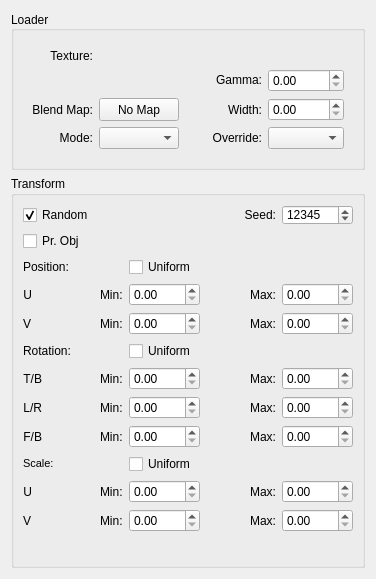
 <widget class="QWidget" name="UI">
  <property name="enabled">
   <bool>true</bool>
  </property>
  <property name="geometry">
   <rect>
    <x>0</x>
    <y>0</y>
    <width>360</width>
    <height>537</height>
   </rect>
  </property>
  <property name="sizePolicy">
   <sizepolicy hsizetype="Fixed" vsizetype="Preferred">
    <horstretch>0</horstretch>
    <verstretch>0</verstretch>
   </sizepolicy>
  </property>
  <property name="windowTitle">
   <string>Form</string>
  </property>
  <layout class="QGridLayout" name="gridLayout_7">
   <item row="0" column="0">
    <widget class="QGroupBox" name="groupBox_3">
     <property name="sizePolicy">
      <sizepolicy hsizetype="Preferred" vsizetype="Preferred">
       <horstretch>0</horstretch>
       <verstretch>0</verstretch>
      </sizepolicy>
     </property>
     <property name="focusPolicy">
      <enum>Qt::StrongFocus</enum>
     </property>
     <property name="toolTipDuration">
      <number>-3</number>
     </property>
     <property name="title">
      <string>Loader</string>
     </property>
     <property name="alignment">
      <set>Qt::AlignLeading|Qt::AlignLeft|Qt::AlignVCenter</set>
     </property>
     <property name="flat">
      <bool>false</bool>
     </property>
     <property name="checkable">
      <bool>false</bool>
     </property>
     <property name="checked">
      <bool>false</bool>
     </property>
     <layout class="QGridLayout" name="gridLayout_6" columnstretch="0">
      <item row="0" column="0">
       <widget class="QWidget" name="Texture" native="true">
        <property name="enabled">
         <bool>true</bool>
        </property>
        <layout class="QGridLayout" name="gridLayout_3">
         <item row="2" column="5">
          <widget class="MaxSDK::QmaxDoubleSpinBox" name="Gamma">
           <property name="sizePolicy">
            <sizepolicy hsizetype="Minimum" vsizetype="Fixed">
             <horstretch>0</horstretch>
             <verstretch>0</verstretch>
            </sizepolicy>
           </property>
           <property name="layoutDirection">
            <enum>Qt::LeftToRight</enum>
           </property>
          </widget>
         </item>
         <item row="0" column="3" colspan="3">
          <widget class="MaxSDK::UI::QmaxFileChooser" name="Tex1" native="true">
           <property name="sizePolicy">
            <sizepolicy hsizetype="Preferred" vsizetype="Preferred">
             <horstretch>0</horstretch>
             <verstretch>0</verstretch>
            </sizepolicy>
           </property>
           <property name="minimumSize">
            <size>
             <width>245</width>
             <height>0</height>
            </size>
           </property>
          </widget>
         </item>
         <item row="0" column="1">
          <widget class="QLabel" name="label_2">
           <property name="sizePolicy">
            <sizepolicy hsizetype="Preferred" vsizetype="Preferred">
             <horstretch>0</horstretch>
             <verstretch>0</verstretch>
            </sizepolicy>
           </property>
           <property name="text">
            <string>Texture:</string>
           </property>
           <property name="alignment">
            <set>Qt::AlignRight|Qt::AlignTrailing|Qt::AlignVCenter</set>
           </property>
          </widget>
         </item>
         <item row="5" column="1">
          <widget class="QLabel" name="label_43">
           <property name="sizePolicy">
            <sizepolicy hsizetype="Maximum" vsizetype="Preferred">
             <horstretch>0</horstretch>
             <verstretch>0</verstretch>
            </sizepolicy>
           </property>
           <property name="text">
            <string>Blend Map:</string>
           </property>
           <property name="alignment">
            <set>Qt::AlignRight|Qt::AlignTrailing|Qt::AlignVCenter</set>
           </property>
          </widget>
         </item>
         <item row="5" column="5">
          <widget class="MaxSDK::QmaxDoubleSpinBox" name="blur">
           <property name="sizePolicy">
            <sizepolicy hsizetype="Minimum" vsizetype="Fixed">
             <horstretch>0</horstretch>
             <verstretch>0</verstretch>
            </sizepolicy>
           </property>
           <property name="contextMenuPolicy">
            <enum>Qt::DefaultContextMenu</enum>
           </property>
           <property name="toolTip">
            <string/>
           </property>
           <property name="toolTipDuration">
            <number>-1</number>
           </property>
           <property name="whatsThis">
            <string/>
           </property>
           <property name="maximum">
            <double>99.989999999999995</double>
           </property>
          </widget>
         </item>
         <item row="5" column="4">
          <widget class="QLabel" name="label">
           <property name="sizePolicy">
            <sizepolicy hsizetype="Minimum" vsizetype="Preferred">
             <horstretch>0</horstretch>
             <verstretch>0</verstretch>
            </sizepolicy>
           </property>
           <property name="text">
            <string>Width:</string>
           </property>
           <property name="alignment">
            <set>Qt::AlignRight|Qt::AlignTrailing|Qt::AlignVCenter</set>
           </property>
          </widget>
         </item>
         <item row="2" column="4">
          <widget class="QLabel" name="label_22">
           <property name="sizePolicy">
            <sizepolicy hsizetype="Minimum" vsizetype="Fixed">
             <horstretch>0</horstretch>
             <verstretch>0</verstretch>
            </sizepolicy>
           </property>
           <property name="text">
            <string>Gamma:</string>
           </property>
           <property name="alignment">
            <set>Qt::AlignRight|Qt::AlignTrailing|Qt::AlignVCenter</set>
           </property>
          </widget>
         </item>
         <item row="7" column="5">
          <widget class="QComboBox" name="Override">
           <property name="sizePolicy">
            <sizepolicy hsizetype="Minimum" vsizetype="Fixed">
             <horstretch>0</horstretch>
             <verstretch>0</verstretch>
            </sizepolicy>
           </property>
          </widget>
         </item>
         <item row="7" column="4">
          <widget class="QLabel" name="label_24">
           <property name="sizePolicy">
            <sizepolicy hsizetype="Minimum" vsizetype="Preferred">
             <horstretch>0</horstretch>
             <verstretch>0</verstretch>
            </sizepolicy>
           </property>
           <property name="text">
            <string>Override:</string>
           </property>
           <property name="alignment">
            <set>Qt::AlignRight|Qt::AlignTrailing|Qt::AlignVCenter</set>
           </property>
          </widget>
         </item>
         <item row="5" column="3">
          <widget class="QPushButton" name="BlendMap_map">
           <property name="sizePolicy">
            <sizepolicy hsizetype="Preferred" vsizetype="Preferred">
             <horstretch>0</horstretch>
             <verstretch>0</verstretch>
            </sizepolicy>
           </property>
           <property name="text">
            <string>No Map</string>
           </property>
          </widget>
         </item>
         <item row="7" column="3">
          <widget class="QComboBox" name="Mode"/>
         </item>
         <item row="7" column="1">
          <widget class="QLabel" name="label_3">
           <property name="text">
            <string>Mode:</string>
           </property>
           <property name="alignment">
            <set>Qt::AlignRight|Qt::AlignTrailing|Qt::AlignVCenter</set>
           </property>
          </widget>
         </item>
        </layout>
       </widget>
      </item>
     </layout>
    </widget>
   </item>
   <item row="2" column="0">
    <widget class="QGroupBox" name="Transform">
     <property name="title">
      <string>Transform</string>
     </property>
     <property name="checkable">
      <bool>false</bool>
     </property>
     <property name="checked">
      <bool>false</bool>
     </property>
     <layout class="QGridLayout" name="gridLayout_2">
      <item row="19" column="7">
       <widget class="QLabel" name="label_27">
        <property name="text">
         <string>Max:</string>
        </property>
        <property name="alignment">
         <set>Qt::AlignRight|Qt::AlignTrailing|Qt::AlignVCenter</set>
        </property>
       </widget>
      </item>
      <item row="25" column="2">
       <widget class="MaxSDK::QmaxDoubleSpinBox" name="scaleU">
        <property name="sizePolicy">
         <sizepolicy hsizetype="Minimum" vsizetype="Fixed">
          <horstretch>0</horstretch>
          <verstretch>0</verstretch>
         </sizepolicy>
        </property>
       </widget>
      </item>
      <item row="14" column="7">
       <widget class="QLabel" name="label_25">
        <property name="text">
         <string>Max:</string>
        </property>
        <property name="alignment">
         <set>Qt::AlignRight|Qt::AlignTrailing|Qt::AlignVCenter</set>
        </property>
       </widget>
      </item>
      <item row="25" column="7">
       <widget class="QLabel" name="label_30">
        <property name="text">
         <string>Max:</string>
        </property>
        <property name="alignment">
         <set>Qt::AlignRight|Qt::AlignTrailing|Qt::AlignVCenter</set>
        </property>
       </widget>
      </item>
      <item row="26" column="7">
       <widget class="QLabel" name="label_41">
        <property name="text">
         <string>Max:</string>
        </property>
        <property name="alignment">
         <set>Qt::AlignRight|Qt::AlignTrailing|Qt::AlignVCenter</set>
        </property>
       </widget>
      </item>
      <item row="15" column="0">
       <widget class="QLabel" name="label_17">
        <property name="sizePolicy">
         <sizepolicy hsizetype="Maximum" vsizetype="Preferred">
          <horstretch>0</horstretch>
          <verstretch>0</verstretch>
         </sizepolicy>
        </property>
        <property name="text">
         <string>V</string>
        </property>
        <property name="alignment">
         <set>Qt::AlignRight|Qt::AlignTrailing|Qt::AlignVCenter</set>
        </property>
       </widget>
      </item>
      <item row="1" column="7">
       <widget class="QLabel" name="label_23">
        <property name="enabled">
         <bool>true</bool>
        </property>
        <property name="sizePolicy">
         <sizepolicy hsizetype="Preferred" vsizetype="Preferred">
          <horstretch>0</horstretch>
          <verstretch>0</verstretch>
         </sizepolicy>
        </property>
        <property name="text">
         <string>Seed:</string>
        </property>
        <property name="alignment">
         <set>Qt::AlignRight|Qt::AlignTrailing|Qt::AlignVCenter</set>
        </property>
       </widget>
      </item>
      <item row="15" column="8">
       <widget class="MaxSDK::QmaxDoubleSpinBox" name="PosV_max">
        <property name="sizePolicy">
         <sizepolicy hsizetype="Minimum" vsizetype="Fixed">
          <horstretch>0</horstretch>
          <verstretch>0</verstretch>
         </sizepolicy>
        </property>
       </widget>
      </item>
      <item row="25" column="8">
       <widget class="MaxSDK::QmaxDoubleSpinBox" name="scaleU_max">
        <property name="sizePolicy">
         <sizepolicy hsizetype="Minimum" vsizetype="Fixed">
          <horstretch>0</horstretch>
          <verstretch>0</verstretch>
         </sizepolicy>
        </property>
       </widget>
      </item>
      <item row="21" column="8">
       <widget class="MaxSDK::QmaxDoubleSpinBox" name="Rotx_max">
        <property name="sizePolicy">
         <sizepolicy hsizetype="Minimum" vsizetype="Fixed">
          <horstretch>0</horstretch>
          <verstretch>0</verstretch>
         </sizepolicy>
        </property>
       </widget>
      </item>
      <item row="19" column="8">
       <widget class="MaxSDK::QmaxDoubleSpinBox" name="Rotz_max">
        <property name="sizePolicy">
         <sizepolicy hsizetype="Minimum" vsizetype="Fixed">
          <horstretch>0</horstretch>
          <verstretch>0</verstretch>
         </sizepolicy>
        </property>
       </widget>
      </item>
      <item row="20" column="2">
       <widget class="MaxSDK::QmaxDoubleSpinBox" name="Rotx">
        <property name="sizePolicy">
         <sizepolicy hsizetype="Minimum" vsizetype="Fixed">
          <horstretch>0</horstretch>
          <verstretch>0</verstretch>
         </sizepolicy>
        </property>
        <property name="maximum">
         <double>99.000000000000000</double>
        </property>
        <property name="singleStep">
         <double>1.000000000000000</double>
        </property>
       </widget>
      </item>
      <item row="26" column="8">
       <widget class="MaxSDK::QmaxDoubleSpinBox" name="scaleV_max">
        <property name="sizePolicy">
         <sizepolicy hsizetype="Minimum" vsizetype="Fixed">
          <horstretch>0</horstretch>
          <verstretch>0</verstretch>
         </sizepolicy>
        </property>
       </widget>
      </item>
      <item row="26" column="2">
       <widget class="MaxSDK::QmaxDoubleSpinBox" name="scaleV">
        <property name="sizePolicy">
         <sizepolicy hsizetype="Minimum" vsizetype="Fixed">
          <horstretch>0</horstretch>
          <verstretch>0</verstretch>
         </sizepolicy>
        </property>
       </widget>
      </item>
      <item row="14" column="2">
       <widget class="MaxSDK::QmaxDoubleSpinBox" name="PosU">
        <property name="sizePolicy">
         <sizepolicy hsizetype="Minimum" vsizetype="Fixed">
          <horstretch>0</horstretch>
          <verstretch>0</verstretch>
         </sizepolicy>
        </property>
       </widget>
      </item>
      <item row="44" column="8">
       <widget class="QWidget" name="LayerDistort_2" native="true">
        <layout class="QGridLayout" name="gridLayout_8"/>
       </widget>
      </item>
      <item row="19" column="2">
       <widget class="MaxSDK::QmaxDoubleSpinBox" name="Rotz">
        <property name="sizePolicy">
         <sizepolicy hsizetype="Minimum" vsizetype="Fixed">
          <horstretch>0</horstretch>
          <verstretch>0</verstretch>
         </sizepolicy>
        </property>
        <property name="decimals">
         <number>2</number>
        </property>
        <property name="maximum">
         <double>99.000000000000000</double>
        </property>
        <property name="singleStep">
         <double>1.000000000000000</double>
        </property>
       </widget>
      </item>
      <item row="21" column="2">
       <widget class="MaxSDK::QmaxDoubleSpinBox" name="Roty">
        <property name="sizePolicy">
         <sizepolicy hsizetype="Minimum" vsizetype="Fixed">
          <horstretch>0</horstretch>
          <verstretch>0</verstretch>
         </sizepolicy>
        </property>
       </widget>
      </item>
      <item row="15" column="2">
       <widget class="MaxSDK::QmaxDoubleSpinBox" name="PosV">
        <property name="sizePolicy">
         <sizepolicy hsizetype="Minimum" vsizetype="Fixed">
          <horstretch>0</horstretch>
          <verstretch>0</verstretch>
         </sizepolicy>
        </property>
       </widget>
      </item>
      <item row="1" column="8">
       <widget class="MaxSDK::QmaxDoubleSpinBox" name="RandFlip">
        <property name="sizePolicy">
         <sizepolicy hsizetype="Minimum" vsizetype="Ignored">
          <horstretch>0</horstretch>
          <verstretch>0</verstretch>
         </sizepolicy>
        </property>
        <property name="minimumSize">
         <size>
          <width>0</width>
          <height>17</height>
         </size>
        </property>
        <property name="decimals">
         <number>0</number>
        </property>
        <property name="maximum">
         <double>100000.000000000000000</double>
        </property>
        <property name="value">
         <double>12345.000000000000000</double>
        </property>
       </widget>
      </item>
      <item row="20" column="8">
       <widget class="MaxSDK::QmaxDoubleSpinBox" name="Roty_max">
        <property name="sizePolicy">
         <sizepolicy hsizetype="Minimum" vsizetype="Fixed">
          <horstretch>0</horstretch>
          <verstretch>0</verstretch>
         </sizepolicy>
        </property>
       </widget>
      </item>
      <item row="12" column="0">
       <widget class="QLabel" name="label_5">
        <property name="sizePolicy">
         <sizepolicy hsizetype="Minimum" vsizetype="Fixed">
          <horstretch>0</horstretch>
          <verstretch>0</verstretch>
         </sizepolicy>
        </property>
        <property name="text">
         <string>Position:</string>
        </property>
       </widget>
      </item>
      <item row="14" column="1">
       <widget class="QLabel" name="label_31">
        <property name="sizePolicy">
         <sizepolicy hsizetype="Preferred" vsizetype="Preferred">
          <horstretch>0</horstretch>
          <verstretch>0</verstretch>
         </sizepolicy>
        </property>
        <property name="text">
         <string>Min:</string>
        </property>
       </widget>
      </item>
      <item row="11" column="2">
       <spacer name="verticalSpacer_3">
        <property name="orientation">
         <enum>Qt::Vertical</enum>
        </property>
        <property name="sizeType">
         <enum>QSizePolicy::Maximum</enum>
        </property>
        <property name="sizeHint" stdset="0">
         <size>
          <width>20</width>
          <height>20</height>
         </size>
        </property>
       </spacer>
      </item>
      <item row="17" column="0">
       <widget class="QLabel" name="label_20">
        <property name="sizePolicy">
         <sizepolicy hsizetype="Minimum" vsizetype="Fixed">
          <horstretch>0</horstretch>
          <verstretch>0</verstretch>
         </sizepolicy>
        </property>
        <property name="text">
         <string>Rotation:</string>
        </property>
       </widget>
      </item>
      <item row="14" column="0">
       <widget class="QLabel" name="label_15">
        <property name="sizePolicy">
         <sizepolicy hsizetype="Maximum" vsizetype="Preferred">
          <horstretch>0</horstretch>
          <verstretch>0</verstretch>
         </sizepolicy>
        </property>
        <property name="text">
         <string>U</string>
        </property>
        <property name="alignment">
         <set>Qt::AlignRight|Qt::AlignTrailing|Qt::AlignVCenter</set>
        </property>
       </widget>
      </item>
      <item row="16" column="2">
       <spacer name="verticalSpacer_2">
        <property name="orientation">
         <enum>Qt::Vertical</enum>
        </property>
        <property name="sizeType">
         <enum>QSizePolicy::Maximum</enum>
        </property>
        <property name="sizeHint" stdset="0">
         <size>
          <width>20</width>
          <height>20</height>
         </size>
        </property>
       </spacer>
      </item>
      <item row="22" column="2">
       <spacer name="verticalSpacer">
        <property name="orientation">
         <enum>Qt::Vertical</enum>
        </property>
        <property name="sizeType">
         <enum>QSizePolicy::Maximum</enum>
        </property>
        <property name="sizeHint" stdset="0">
         <size>
          <width>20</width>
          <height>20</height>
         </size>
        </property>
       </spacer>
      </item>
      <item row="23" column="2">
       <widget class="QCheckBox" name="scaleUniform">
        <property name="sizePolicy">
         <sizepolicy hsizetype="Minimum" vsizetype="Fixed">
          <horstretch>0</horstretch>
          <verstretch>0</verstretch>
         </sizepolicy>
        </property>
        <property name="text">
         <string>Uniform</string>
        </property>
        <property name="checked">
         <bool>false</bool>
        </property>
        <property name="tristate">
         <bool>false</bool>
        </property>
       </widget>
      </item>
      <item row="19" column="1">
       <widget class="QLabel" name="label_33">
        <property name="sizePolicy">
         <sizepolicy hsizetype="Maximum" vsizetype="Preferred">
          <horstretch>0</horstretch>
          <verstretch>0</verstretch>
         </sizepolicy>
        </property>
        <property name="text">
         <string>Min:</string>
        </property>
       </widget>
      </item>
      <item row="15" column="1">
       <widget class="QLabel" name="label_32">
        <property name="sizePolicy">
         <sizepolicy hsizetype="Preferred" vsizetype="Preferred">
          <horstretch>0</horstretch>
          <verstretch>0</verstretch>
         </sizepolicy>
        </property>
        <property name="text">
         <string>Min:</string>
        </property>
       </widget>
      </item>
      <item row="21" column="1">
       <widget class="QLabel" name="label_35">
        <property name="sizePolicy">
         <sizepolicy hsizetype="Maximum" vsizetype="Preferred">
          <horstretch>0</horstretch>
          <verstretch>0</verstretch>
         </sizepolicy>
        </property>
        <property name="text">
         <string>Min:</string>
        </property>
       </widget>
      </item>
      <item row="17" column="2">
       <widget class="QCheckBox" name="RotUniform">
        <property name="sizePolicy">
         <sizepolicy hsizetype="Minimum" vsizetype="Fixed">
          <horstretch>0</horstretch>
          <verstretch>0</verstretch>
         </sizepolicy>
        </property>
        <property name="text">
         <string>Uniform</string>
        </property>
        <property name="checked">
         <bool>false</bool>
        </property>
       </widget>
      </item>
      <item row="21" column="0">
       <widget class="QLabel" name="label_19">
        <property name="sizePolicy">
         <sizepolicy hsizetype="Maximum" vsizetype="Preferred">
          <horstretch>0</horstretch>
          <verstretch>0</verstretch>
         </sizepolicy>
        </property>
        <property name="text">
         <string>F/B</string>
        </property>
        <property name="alignment">
         <set>Qt::AlignRight|Qt::AlignTrailing|Qt::AlignVCenter</set>
        </property>
       </widget>
      </item>
      <item row="26" column="0">
       <widget class="QLabel" name="label_40">
        <property name="sizePolicy">
         <sizepolicy hsizetype="Maximum" vsizetype="Preferred">
          <horstretch>0</horstretch>
          <verstretch>0</verstretch>
         </sizepolicy>
        </property>
        <property name="text">
         <string>V</string>
        </property>
        <property name="alignment">
         <set>Qt::AlignRight|Qt::AlignTrailing|Qt::AlignVCenter</set>
        </property>
       </widget>
      </item>
      <item row="20" column="7">
       <widget class="QLabel" name="label_28">
        <property name="text">
         <string>Max:</string>
        </property>
        <property name="alignment">
         <set>Qt::AlignRight|Qt::AlignTrailing|Qt::AlignVCenter</set>
        </property>
       </widget>
      </item>
      <item row="21" column="7">
       <widget class="QLabel" name="label_29">
        <property name="text">
         <string>Max:</string>
        </property>
        <property name="alignment">
         <set>Qt::AlignRight|Qt::AlignTrailing|Qt::AlignVCenter</set>
        </property>
       </widget>
      </item>
      <item row="23" column="0">
       <widget class="QLabel" name="label_36">
        <property name="sizePolicy">
         <sizepolicy hsizetype="Minimum" vsizetype="Fixed">
          <horstretch>0</horstretch>
          <verstretch>0</verstretch>
         </sizepolicy>
        </property>
        <property name="font">
         <font>
          <pointsize>8</pointsize>
         </font>
        </property>
        <property name="text">
         <string>Scale:</string>
        </property>
       </widget>
      </item>
      <item row="19" column="0">
       <widget class="QLabel" name="label_13">
        <property name="sizePolicy">
         <sizepolicy hsizetype="Maximum" vsizetype="Preferred">
          <horstretch>0</horstretch>
          <verstretch>0</verstretch>
         </sizepolicy>
        </property>
        <property name="text">
         <string>T/B</string>
        </property>
        <property name="alignment">
         <set>Qt::AlignRight|Qt::AlignTrailing|Qt::AlignVCenter</set>
        </property>
       </widget>
      </item>
      <item row="26" column="1">
       <widget class="QLabel" name="label_39">
        <property name="sizePolicy">
         <sizepolicy hsizetype="Maximum" vsizetype="Preferred">
          <horstretch>0</horstretch>
          <verstretch>0</verstretch>
         </sizepolicy>
        </property>
        <property name="text">
         <string>Min:</string>
        </property>
       </widget>
      </item>
      <item row="1" column="0">
       <widget class="QCheckBox" name="RandVal">
        <property name="sizePolicy">
         <sizepolicy hsizetype="Minimum" vsizetype="Fixed">
          <horstretch>0</horstretch>
          <verstretch>0</verstretch>
         </sizepolicy>
        </property>
        <property name="text">
         <string>Random</string>
        </property>
        <property name="checked">
         <bool>true</bool>
        </property>
        <property name="autoRepeat">
         <bool>true</bool>
        </property>
        <property name="autoExclusive">
         <bool>true</bool>
        </property>
        <property name="tristate">
         <bool>false</bool>
        </property>
       </widget>
      </item>
      <item row="20" column="1">
       <widget class="QLabel" name="label_34">
        <property name="sizePolicy">
         <sizepolicy hsizetype="Maximum" vsizetype="Preferred">
          <horstretch>0</horstretch>
          <verstretch>0</verstretch>
         </sizepolicy>
        </property>
        <property name="text">
         <string>Min:</string>
        </property>
       </widget>
      </item>
      <item row="15" column="7">
       <widget class="QLabel" name="label_26">
        <property name="text">
         <string>Max:</string>
        </property>
        <property name="alignment">
         <set>Qt::AlignRight|Qt::AlignTrailing|Qt::AlignVCenter</set>
        </property>
       </widget>
      </item>
      <item row="25" column="0">
       <widget class="QLabel" name="label_37">
        <property name="sizePolicy">
         <sizepolicy hsizetype="Maximum" vsizetype="Preferred">
          <horstretch>0</horstretch>
          <verstretch>0</verstretch>
         </sizepolicy>
        </property>
        <property name="text">
         <string>U</string>
        </property>
        <property name="alignment">
         <set>Qt::AlignRight|Qt::AlignTrailing|Qt::AlignVCenter</set>
        </property>
       </widget>
      </item>
      <item row="25" column="1">
       <widget class="QLabel" name="label_38">
        <property name="sizePolicy">
         <sizepolicy hsizetype="Maximum" vsizetype="Preferred">
          <horstretch>0</horstretch>
          <verstretch>0</verstretch>
         </sizepolicy>
        </property>
        <property name="text">
         <string>Min:</string>
        </property>
       </widget>
      </item>
      <item row="2" column="0">
       <widget class="QCheckBox" name="InstanceMode">
        <property name="sizePolicy">
         <sizepolicy hsizetype="Minimum" vsizetype="Fixed">
          <horstretch>0</horstretch>
          <verstretch>0</verstretch>
         </sizepolicy>
        </property>
        <property name="text">
         <string>Pr. Obj</string>
        </property>
       </widget>
      </item>
      <item row="12" column="2">
       <widget class="QCheckBox" name="PosUniform">
        <property name="sizePolicy">
         <sizepolicy hsizetype="Minimum" vsizetype="Fixed">
          <horstretch>0</horstretch>
          <verstretch>0</verstretch>
         </sizepolicy>
        </property>
        <property name="text">
         <string>Uniform</string>
        </property>
        <property name="checked">
         <bool>false</bool>
        </property>
       </widget>
      </item>
      <item row="20" column="0">
       <widget class="QLabel" name="label_18">
        <property name="sizePolicy">
         <sizepolicy hsizetype="Maximum" vsizetype="Preferred">
          <horstretch>0</horstretch>
          <verstretch>0</verstretch>
         </sizepolicy>
        </property>
        <property name="text">
         <string>L/R</string>
        </property>
        <property name="alignment">
         <set>Qt::AlignRight|Qt::AlignTrailing|Qt::AlignVCenter</set>
        </property>
       </widget>
      </item>
      <item row="14" column="8">
       <widget class="MaxSDK::QmaxDoubleSpinBox" name="PosU_max">
        <property name="sizePolicy">
         <sizepolicy hsizetype="Minimum" vsizetype="Fixed">
          <horstretch>0</horstretch>
          <verstretch>0</verstretch>
         </sizepolicy>
        </property>
       </widget>
      </item>
     </layout>
    </widget>
   </item>
  </layout>
 </widget>
